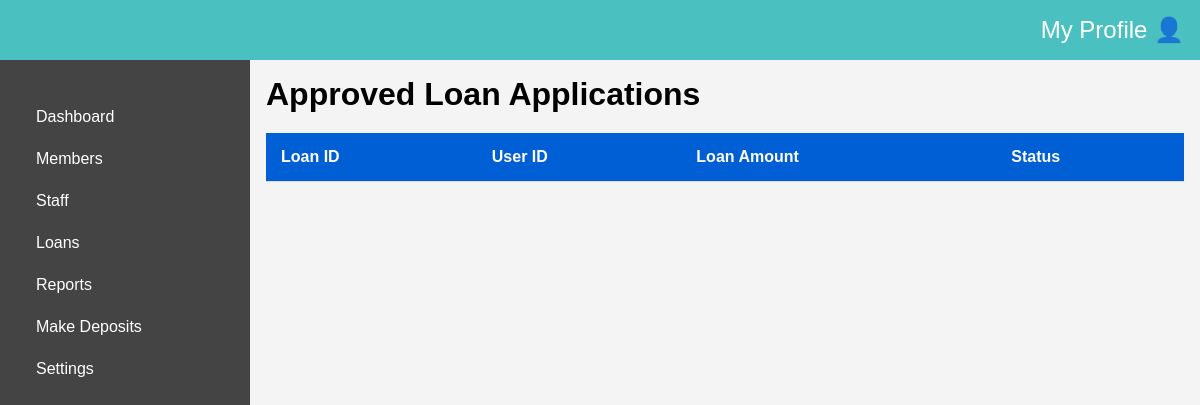
/admin/disbursed_loans (signed in), run on an earlier commit of the app's database.
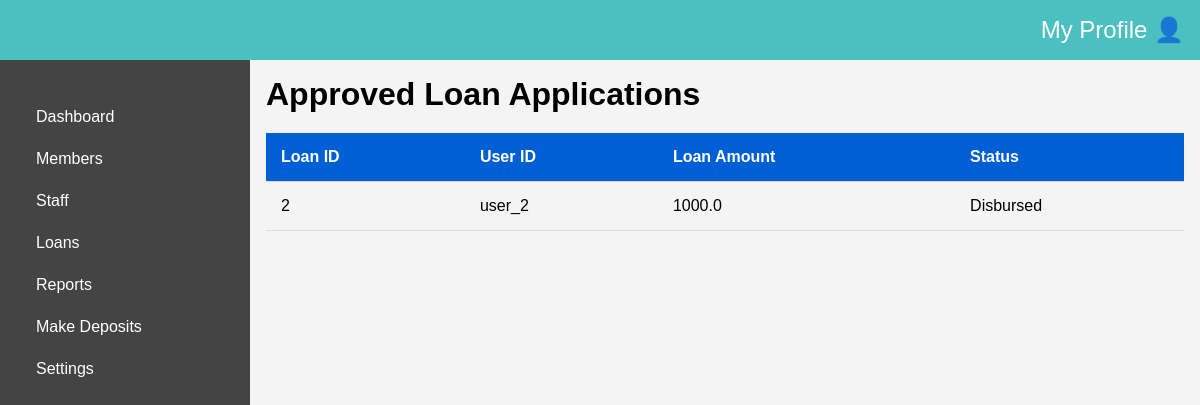
And on a later commit of the database.
### main_app/models.py (models this page shows)
class Loan(db.Model):
    id = db.Column(db.Integer, primary_key=True)
    user_id = db.Column(db.String(10), db.ForeignKey('user.user_id'), nullable=False)
    loan_amount = db.Column(db.Float, nullable=False)
    status = db.Column(db.String(20), nullable=False, default='Pending')
    rejection_reason = db.Column(db.String(120), nullable=True)
    loan_term = db.Column(db.Integer, nullable=False)
    purpose = db.Column(db.String(120), nullable=False)
    loan_user = db.relationship('User', back_populates='personal_loan', lazy=True)
    transactions = db.relationship('Transaction', back_populates='loan', lazy=True)
    disbursement = db.relationship('Disbursement', back_populates='loan', lazy=True)
    repayment = db.relationship('Repayment', back_populates='loan', lazy=True)

### main_app/routes.py (the view)
@app.route('/admin/disbursed_loans')
@role_required('admin')
@login_required
def view_disbursed_loans():
    loans = Loan.query.filter_by(status='Disbursed').all()
    return render_template('admin/disbursed_loans.html', loans=loans)

### main_app/models.py (called while the page is built)
@login_manager.user_loader
def load_user(user_id):
    user_id = str(user_id)
    if user_id.startswith('user_'):
        return User.query.get(user_id)
    elif user_id.startswith('admin_'):
        return Admin.query.get(user_id)
    return None  # Return None if no user/admin is found

### main_app/routes.py (called while the page is built)
def role_required(role):
    def wrapper(fn):
        @wraps(fn)
        def decorated_view(*args, **kwargs):
            if not current_user.is_authenticated:
                return redirect(url_for('login'))
            try:
                if current_user.role != role:
                    flash("You do not have permission to access this page.")
                    abort(404, description="You do not have permission to access this page.")
                    return redirect(url_for('home'))
            except AttributeError:
                abort(404, description="You do not have permission to access this page. Access denied. Please contact Admin")
            return fn(*args, **kwargs)
        return decorated_view
    return wrapper

### main_app/templates/admin/disbursed_loans.html (shortened to what this page needs)
{% extends "admin/layout.html" %}
{% block head %}
<link rel="stylesheet" href="{{ url_for('static', filename='/css/members.css') }}">
<link rel="stylesheet" href="{{ url_for('static', filename='/css/Adminstyles.css') }}">
{% endblock %}
{% block main_cont %}
<h1>Approved Loan Applications</h1>
<table class="members-table" id="membersTable">
    <thead>
        <tr>
            <th>Loan ID</th>
            <th>User ID</th>
            <th>Loan Amount</th>
            <th>Status</th>
        </tr>
    </thead>
    {% for loan in loans %}
    <tbody id="membersBody">
        <tr>
            <td>{{ loan.id }}</td>
            <td>{{ loan.user_id }}</td>
            <td>{{ loan.loan_amount }}</td>
            <td>{{ loan.status }}</td>
        </tr>
    </tbody>
    {% endfor %}
</table>
{% endblock %}

What changed in the data, as far as the page shows it:
now on this page (row edited): Loan: id "2", user_id "user_2", loan_amount "1000.0", status "Disbursed"
